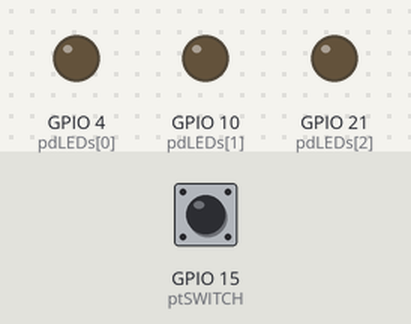
Recording of a sketch running on a simulated ESP32. On the bench: output pins drawn as LEDs (lit = HIGH). The inputs (shaded band) are chosen by the test bench; at power-on: GPIO 15 (ptSWITCH) HIGH.

Above: at 0.2 s.
At 0.62 s:
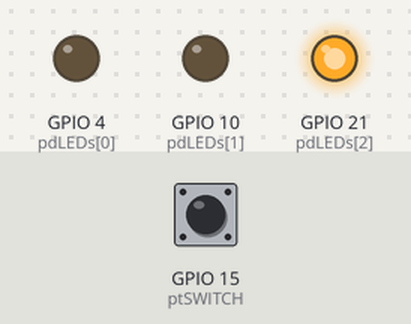
At 0.91 s:
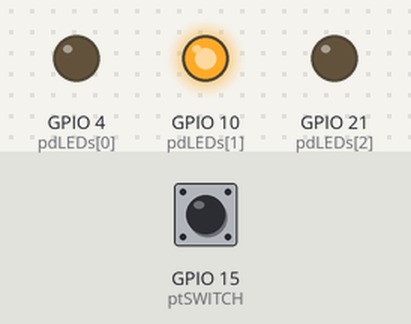
At 1.12 s:
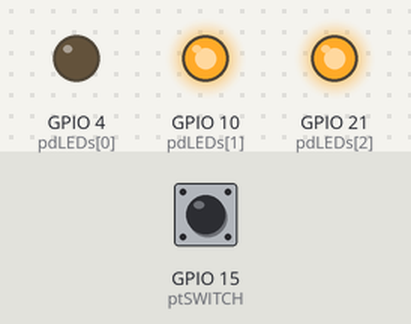
At 1.37 s:
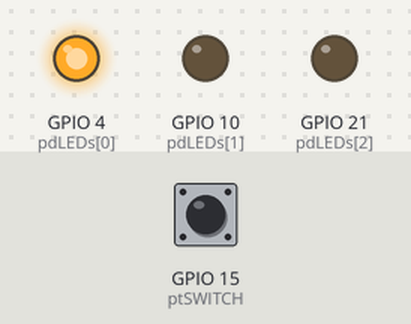
At 2.63 s:
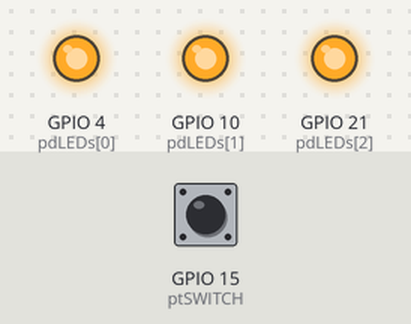
Timing chart, 0 to 3.0 s (numbered marks = the images above):
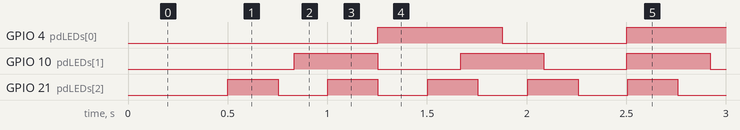

Measured:
- by itself, GPIO 4 (pdLEDs[0]): alternates HIGH for 0.63 s and LOW for 0.62 s
- by itself, GPIO 10 (pdLEDs[1]): alternates HIGH for 0.42 s and LOW for 0.42 s
- by itself, GPIO 21 (pdLEDs[2]): alternates HIGH for 0.25 s and LOW for 0.25 s

The sketch:

multi_count_with_switch.ino
```cpp
/*
  Program: multi count with switch
  Author: Charles B. Malloch, PhD  2014-02-27
  Purpose: to demonstrate how to keep track of several things at once,
    seemingly simultaneously

*/

const int ptSWITCH = 15;

const int pdLEDs [] = { 4, 10, 21 };              // the digital pin number for each LED
// added the count of LEDs
  // calculate the number of LEDs
  // and then replace the hard-coded "2"s with nLEDs
#define nLEDs sizeof ( pdLEDs ) / sizeof ( int )
const unsigned long fullCycleTakes_ms = 2500;     // how long is a musical measure

// bookkeeping for each LED
unsigned long lastTurnedOnAt_ms [ nLEDs ];
int myBeatsPerCycle [ nLEDs ] = { 2, 3, 5 };
unsigned long myCycleTakes_ms [ nLEDs ];              // how long is one of my beats
unsigned long myFlashLasts_ms [ nLEDs ];              // how long should I be on during each beat

void setup () {
  int i;

  for ( i = 0; i < nLEDs; i++ ) {
    // set up the digital pin and turn it off to start
    pinMode ( pdLEDs [ i ], OUTPUT );
    digitalWrite ( pdLEDs [ i ], 0 );

    // initialize the timer
    lastTurnedOnAt_ms [ i ] = 0;

    // set up the timers
    myCycleTakes_ms [ i ] = fullCycleTakes_ms / myBeatsPerCycle [ i ];
    myFlashLasts_ms [ i ] = myCycleTakes_ms [ i ] / 2;
  }


  // setting up the touch switch -- nada

}

void loop () {
  int i;


  // is the touch switch touched?

  // note this flagrant disregard for good programming practice -- using a constant in the code!
  // probably will turn into a bug some day
  if ( touchRead ( ptSWITCH ) > 1000 ) {
    // make it 5 vs. 2 instead
    myCycleTakes_ms [ 1 ] = fullCycleTakes_ms / 5;
    myFlashLasts_ms [ 1 ] = myCycleTakes_ms [ 1 ] / 2;
  } else {
    // put it back the way it was
    myCycleTakes_ms [ 1 ] = fullCycleTakes_ms / myBeatsPerCycle [ 1 ];
    myFlashLasts_ms [ 1 ] = myCycleTakes_ms [ 1 ] / 2;
  }


  for ( i = 0; i < nLEDs; i++ ) {

    // Is LED i off?
    if ( digitalRead ( pdLEDs [ i ] ) == 0 ) {
      // It's off. Is it time to turn LED i on?
      if ( ( millis () - lastTurnedOnAt_ms [ i ] ) > myCycleTakes_ms [ i ] ) {
        digitalWrite ( pdLEDs [ i ], 1 );
        // Note when we did this
        lastTurnedOnAt_ms [ i ] = millis();
      }
    } else {
      // LED i is on. Is it time to turn it off?
      if ( ( millis () - lastTurnedOnAt_ms [ i ] ) > ( myFlashLasts_ms [ i ] ) ) {
        // It's been on long enough
        digitalWrite ( pdLEDs [ i ], 0 );
      }
    }

  }  // looping through each LED

}
```
